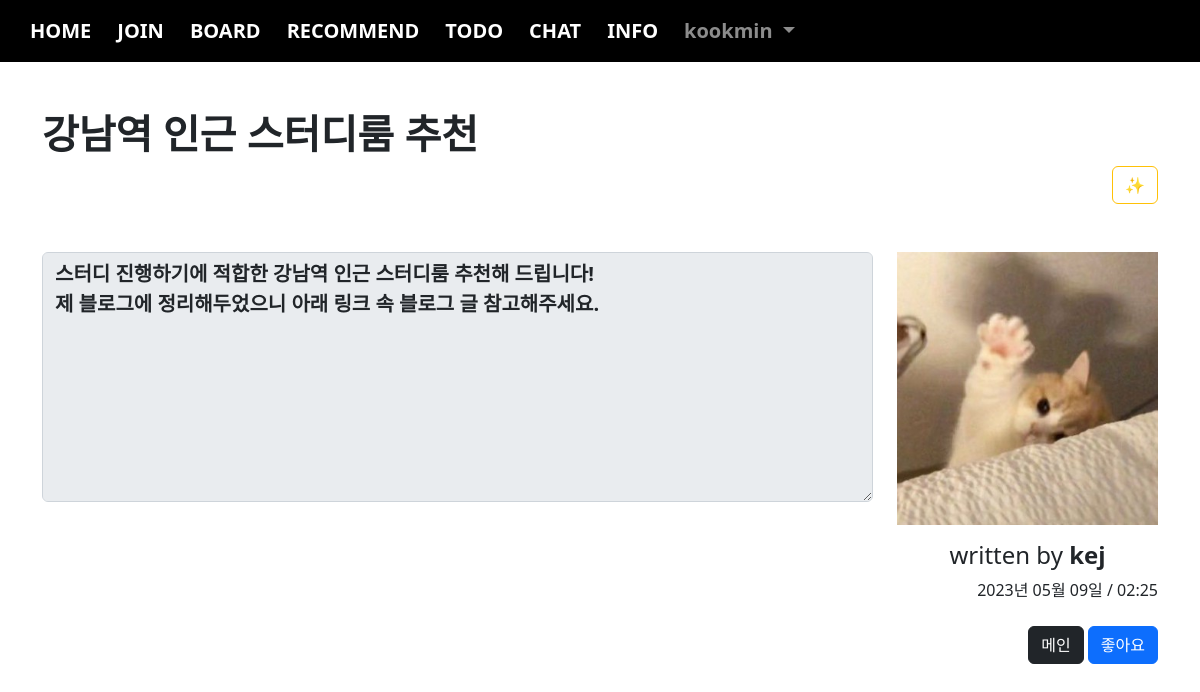
/board/detail/5 (signed in), run on the app's committed database.
### acc/models.py (models this page shows)
class User(AbstractUser):
    comment = models.TextField(blank=True)
    age = models.IntegerField(default=0)
    pic = models.ImageField(upload_to="user/%y")
    def getpic(self):
        if self.pic:
            return self.pic.url
        return "/media/noimage.png"

### board/models.py (models this page shows, shortened)
class Board(models.Model):
    subject = models.CharField(max_length=100)
    writer = models.ForeignKey(User, on_delete=models.CASCADE, related_name="writer", default='')
    content = models.TextField()
    pubdate = models.DateTimeField(default=timezone.now)
    likey = models.ManyToManyField(User, blank=True, related_name="likey")

### board/views.py (the view)
# urls.py: path('detail/<bpk>', views.detail, name="detail"),
def detail(request, bpk):
    if request.user.is_anonymous:
        return redirect("acc:login")
    b = Board.objects.get(id=bpk)
    context = {
        "b" : b
    }
    return render(request, 'board/detail.html', context)

### templates/board/detail.html (shortened to what this page needs)
{% extends 'base.html' %}
{% block con %}
    <h1><b>{{ b.subject }}</b></h1>
    <div class="text-end">
        <button type="button" class="btn btn-outline-warning" data-bs-toggle="modal" data-bs-target="#post">
            ✨
        </button>
    </div>
    <div class="row mt-5">
        <div class="col-sm-9">
            <textarea class="form-control" style="height: 250px;" disabled>{{ b.content }}</textarea>
        </div>
        <div class="col-sm-3">
            <img src="{{ b.writer.getpic }}" width="100%">
            <div class="text-center mt-3">
                <h4>written by <b>{{ b.writer }}</b></h4>
            </div>
            <div class="text-end mt-2">
                {{ b.pubdate|date:'Y년 m월 d일 / H:i' }}
            </div>
        </div>
    </div>
    <div class="text-end mt-4">
        <a href="{% url 'board:index' %}" class="btn btn-dark">메인</a>
        {% if user in b.likey.all %}
            <a href="{% url 'board:unlikey' b.id %}" class="btn btn-danger">좋아요취소</a>
        {% else %}
            <a href="{% url 'board:likey' b.id %}" class="btn btn-primary">좋아요</a>
        {% endif %}
    </div>
{% endblock %}

### templates/base.html (shortened to what this page needs)
<!doctype html>
<html lang="en">
    <head>
        <link href="https://cdn.jsdelivr.net/npm/bootstrap@5.2.2/dist/css/bootstrap.min.css" rel="stylesheet">
    </head>
    <body>
        {% if user.is_authenticated %}
            <nav class="navbar navbar-expand-lg navbar-dark" style="background-color: rgb(0, 0, 0);">
                <div class="container-fluid">
                    <div class="collapse navbar-collapse" id="navbarSupportedContent">
                        <ul class="navbar-nav me-auto mb-2 mb-lg-0">
                            <li class="nav-item">
                                <a class="nav-link active" aria-current="page" href="{% url 'acc:index' %}">HOME</a>
                            </li>
                            <li class="nav-item">
                                <a class="nav-link active" aria-current="page" href="{% url 'join:index' %}">JOIN</a>
                            </li>
                            <li class="nav-item">
                                <a class="nav-link active" aria-current="page" href="{% url 'board:index' %}">BOARD</a>
                            </li>
                            <li class="nav-item">
                                <a class="nav-link active" aria-current="page" href="#">RECOMMEND</a>
                            </li>
                            <li class="nav-item">
                                <a class="nav-link active" aria-current="page" href="{% url 'todo:index' %}">TODO</a>
                            </li>
                            <li class="nav-item">
                                <a class="nav-link active" aria-current="page" href="#">CHAT</a>
                            </li>
                            <li class="nav-item">
                                <a class="nav-link active" aria-current="page" href="{% url 'info:index' %}">INFO</a>
                            </li>
                            <li class="nav-item dropdown">
                                <a class="nav-link dropdown-toggle" href="#" role="button" data-bs-toggle="dropdown" aria-expanded="false">
                                    {{ user }}
                                </a>
                            </li>
                        </ul>
                    </div>
                </div>
            </nav>
        {% endif %}
        <div class="container mt-5 mb-5">
            {% block con %}
            {% endblock %}
        </div>
    </body>
</html>

### templates/base.html (style rules this page uses)
.nav-item { font-size: 20px; font-weight: bold; margin-left: 10px; }
.form-control { font-weight: bold; font-size: 20px; }

### data on the page
User: username "kookmin"
Board: subject "강남역 인근 스터디룸 추천", content "스터디 진행하기에 적합한 강남역 인근 스터디룸 추천해 드립니다! 제 블로그에 정리해두었으니 아래 링크 속 블로그 글 참고해주세요.", writer.getpic (picture), writer "kej", pubdate "2023년 05월 09일 / 02:25"
